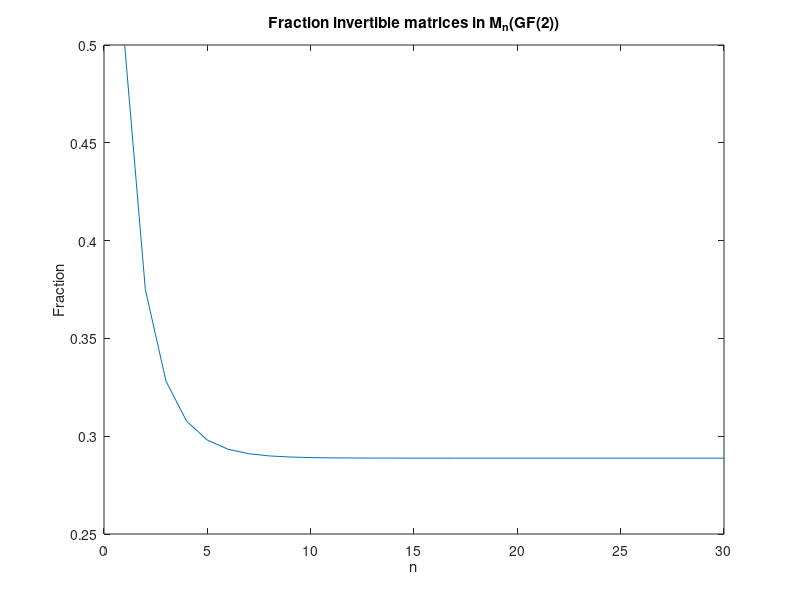

Reproduce this figure in MATLAB.
% This script computes what fraction of the n-by-n 
% matrices over the finite field GF(q) is invertible.
% For a proof of convergence, see 
% http://math.stackexchange.com/a/71291/95044

% Number of elements in the field
q = 2;

% Compute the fraction invertible matrices
% (i.e. |GL_n(GF(q))|/|M_n(GF(q)|)
for n = 1:30
    
    % Compute the number of invertible
    % matrices (i.e. |GL_n(GF(q))|)
    ninv = 1;
    for k=0:n-1
        ninv = ninv * (q^n-q^k);
    end
    
    % Compute the frsaction by dividing by |M_n(GF(q)|
    fracinv(n) = ninv/q^(n^2);
end

plot(fracinv)
xlabel('n')
ylabel('Fraction')
title(['Fraction invertible matrices in M_{n}(GF(',num2str(q),'))'])